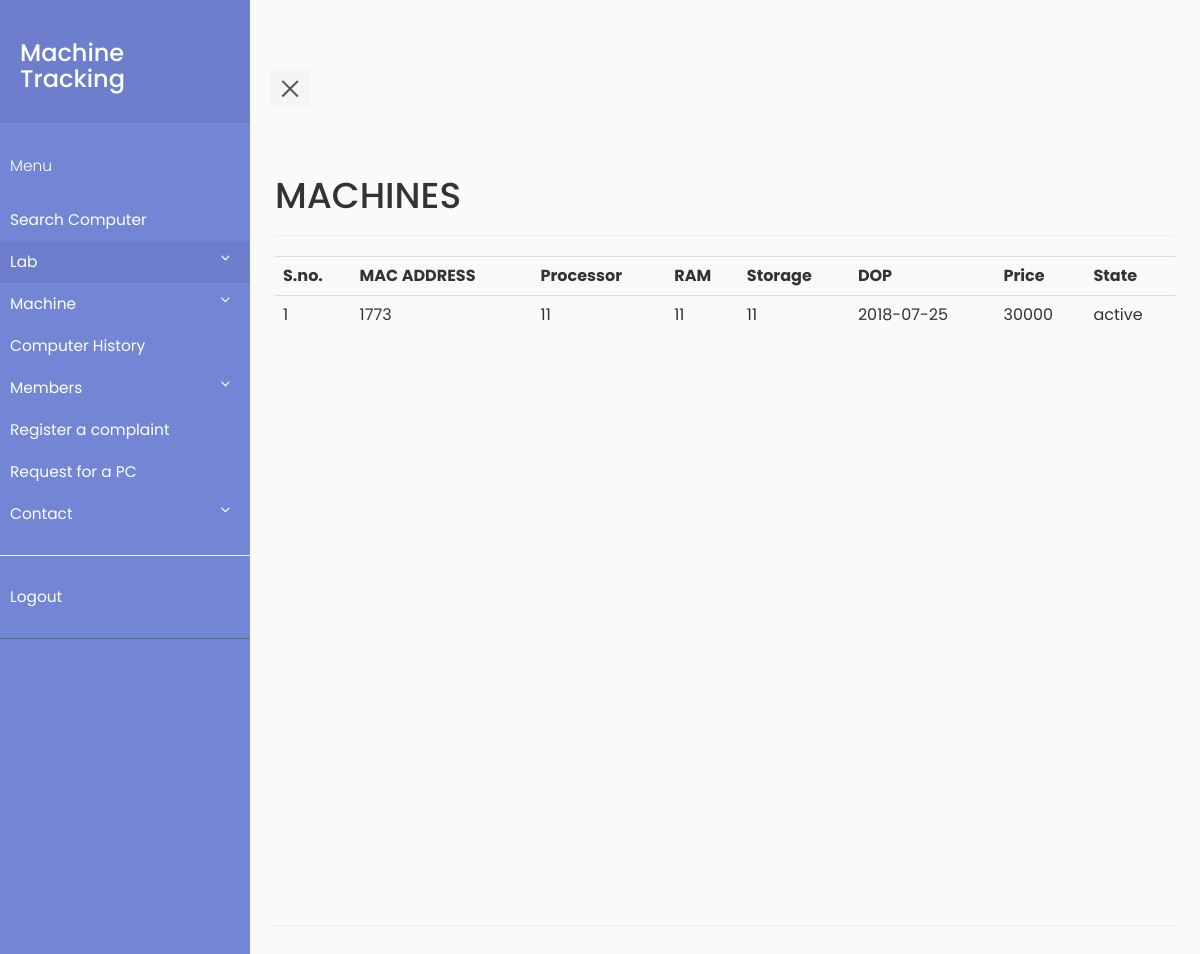
/viewpc.php (signed in), run on an earlier commit of the app's database.
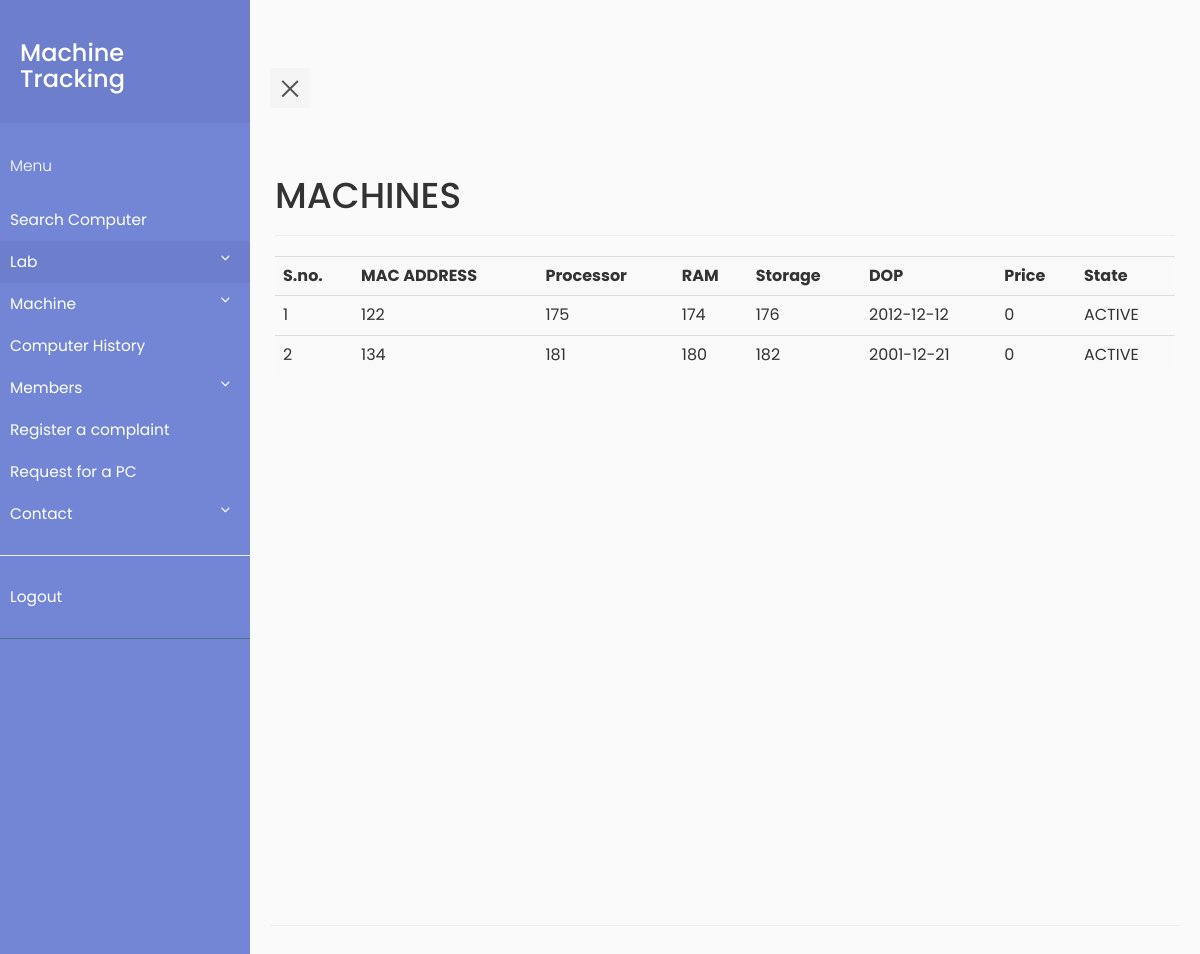
And on a later commit of the database.
### tables this page shows
CREATE TABLE `machine` (
  `machine_id` int(11) NOT NULL,
  `MAC_ADDR` varchar(30) DEFAULT NULL,
  `processor` int(11) NOT NULL,
  `ram` int(11) NOT NULL,
  `memory` int(11) NOT NULL,
  `DOP` date DEFAULT NULL,
  `price` int(11) DEFAULT NULL,
  `state` varchar(10) DEFAULT NULL,
  `os` varchar(30) DEFAULT NULL,
  `monitor` int(11) NOT NULL,
  `keyboard` int(11) NOT NULL,
  `mouse` int(11) NOT NULL,
  `grn` int(11) NOT NULL
);

### viewpc.php (the view, shortened to what this page needs)
<?php
    require_once "pdo.php";
?>
<html>
<head>
    <link rel="stylesheet" type="text/css" href="https://maxcdn.bootstrapcdn.com/bootstrap/3.3.7/css/bootstrap.min.css" >
    <link rel="stylesheet" type="text/css" href="style5.css">
</head>
<body>
            <div class="wrapper">
     <?php include "navbar.php" ;?>
         <div class="container-fluid row" id="content">
    <div class="page-header">
    <h1>MACHINES</h1>
    </div>
    <?php
        $stmtcnt = $pdo->query("SELECT COUNT(*) FROM machine ");
        $row = $stmtcnt->fetch(PDO::FETCH_ASSOC);
        if($row['COUNT(*)']!=='0')
        {
            $i=1;
            $stmtread = $pdo->query("SELECT * FROM machine ORDER BY MAC_ADDR");
            echo ("<table class=\"table table-striped\">
                <tr> <th>S.no.</th><th>MAC ADDRESS</th><th>Processor</th><th>RAM</th><th>Storage</th><th>DOP</th><th>Price</th> <th>State</th> </tr>");
            while ( $row = $stmtread->fetch(PDO::FETCH_ASSOC) )
            {
                echo ("<tr>");
                echo ("<td>");
                echo($i);
                echo("</td>");
                echo ("<td>");
                echo(htmlentities($row['MAC_ADDR']));
                echo ("</td>");
                echo ("<td>");
                echo(htmlentities($row['processor']));
                echo ("</td>");
                echo ("<td>");
                echo(htmlentities($row['ram']));
                echo ("</td>");
                echo ("<td>");
                echo(htmlentities($row['memory']));
                echo ("</td>");
                echo ("<td>");
                echo(htmlentities($row['DOP']));
                echo ("</td>");
                echo ("<td>");
                echo(htmlentities($row['price']));
                echo ("</td>");
                echo ("<td>");
                echo(htmlentities($row['state']));
                echo ("</td>");
                $i++;
            }
            echo('</table>');
        }
    ?>
    </div>
</body>
</html>

### navbar.php (shortened to what this page needs)
        <nav id="sidebar">
            <div class="sidebar-header">
                <a href="home.php"><h3>Machine Tracking</h3></a>
            </div>
            <ul class="list-unstyled components">
                <p>Menu</p>
                <li>
                    <a href="searchpc.php">Search Computer</a>
                </li>
                <li class="active">
                    <a href="#homeSubmenu" data-toggle="collapse" aria-expanded="false">Lab</a>
                </li>
                <li class="">
                    <a href="#machinemenu" data-toggle="collapse" aria-expanded="false">Machine</a>
                </li>
                <li>
                    <a href="viewmchistory.php">Computer History</a>
                </li>
                <li class="">
                    <a href="#membermenu" data-toggle="collapse" aria-expanded="false">Members</a>
                <li>
                    <a href="complaint_form.php">Register a complaint</a>
                </li>
                <li>
                    <a href="request_form.php">Request for a PC</a>
                </li>
                </li>
                <li class="">
                    <a href="#contactmenu" data-toggle="collapse" aria-expanded="false">Contact</a>
                </li>
                <hr>
                <li>
                    <a href="logout.php">Logout</a>
                </li>
            </ul>
        </nav>
<div class="container" id="content">
<div class="page-header">
<button type="button" id="sidebarCollapse" class="navbar-btn">
    <span></span>
</button>

### style5.css (style rules this page uses)
body { font-family: 'Poppins', sans-serif; background: #fafafa; }
p { font-family: 'Poppins', sans-serif; font-size: 1.1em; font-weight: 300; line-height: 1.7em; color: #999; }
a, a:hover, a:focus { color: inherit; text-decoration: none; transition: all 0.3s; }
.navbar-btn { box-shadow: none; outline: none !important; border: none; }
.wrapper { display: flex; align-items: stretch; perspective: 1500px; }
#sidebar { min-width: 250px; max-width: 250px; background: #7386D5; color: #fff; transition: all 0.6s cubic-bezier(0.945, 0.020, 0.270, 0.665); transform-origin: bottom left; }
#sidebar .sidebar-header { padding: 20px; background: #6d7fcc; }
#sidebar ul.components { padding: 20px 0; border-bottom: 1px solid #47748b; }
#sidebar ul p { color: #fff; padding: 10px; }
#sidebar ul li a { padding: 10px; font-size: 1.1em; display: block; }
#sidebar ul li.active > a, a[aria-expanded="true"] { color: #fff; background: #6d7fcc; }
a[data-toggle="collapse"] { position: relative; }
a[aria-expanded="false"]::before, a[aria-expanded="true"]::before { content: '\e259'; display: block; position: absolute; right: 20px; font-family: 'Glyphicons Halflings'; font-size: 0.6em; }
#content { padding: 20px; min-height: 100vh; transition: all 0.3s; }
#sidebarCollapse { width: 40px; height: 40px; background: #f5f5f5; }
#sidebarCollapse span { width: 80%; height: 2px; margin: 0 auto; display: block; background: #555; transition: all 0.8s cubic-bezier(0.810, -0.330, 0.345, 1.375); transition-delay: 0.2s; }
#sidebarCollapse span:last-of-type { transform: rotate(-45deg) translate(1px, -1px); }
a:link { text-decoration: none; color:white; }

What changed in the data, as far as the page shows it:
removed machine: MAC_ADDR "1773", processor "11", ram "11", memory "11", DOP "2018-07-25", price "30000", state "active"
added machine: MAC_ADDR "122", processor "175", ram "174", memory "176", DOP "2012-12-12", price "0", state "ACTIVE"
added machine: MAC_ADDR "134", processor "181", ram "180", memory "182", DOP "2001-12-21", price "0", state "ACTIVE"
